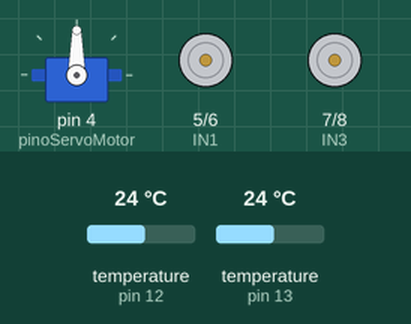
Recording of a sketch running on a simulated Arduino Uno, built with avr-gcc and run on an emulated ATmega328P. On the bench: servo, motor-driver pin pairs drawn as motors (green arrow = first pin HIGH = forward, orange = second pin HIGH = backward, longer = more drive). The test bench sets the inputs (shaded band); at power-on: temperature (sensors on pin 12, pin 13) 24 °C.

Above: at 0.8 s.
At 9.4 s:
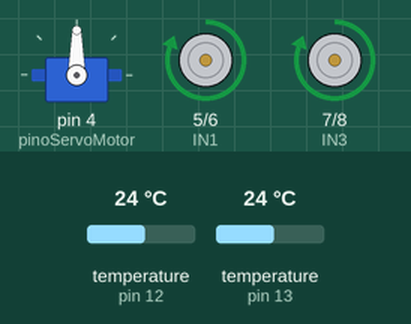
At 18.4 s:
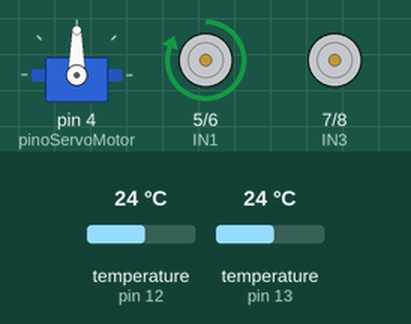
Timing chart, 0 to 27.3 s (numbered marks = the images above):
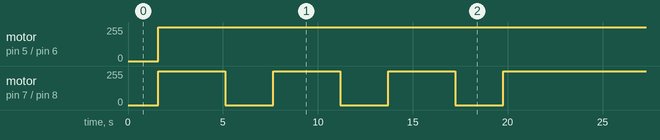

The sketch:

RoboBombeiroComDriver.ino
```cpp
#include <DallasTemperature.h>
#include <OneWire.h>
#include <Servo.h>
//Declarar Objeto

//Temperatura
float temperatura1;
float temperatura2;

#define pinoSensor1 12
#define pinoSensor2 13

OneWire sensor1(pinoSensor1);
OneWire sensor2(pinoSensor2);

DallasTemperature sensorHeh1(&sensor1);
DallasTemperature sensorHeh2(&sensor2);

DeviceAddress endereco_temp;


//Motores
//Bomba?
#define pinoBomba 9
//Servo
Servo SMotor;

#define pinoServoMotor 4

//Motor Dc
#define IN1 5  // Motor 1
#define IN2 6  // Motor 1
#define IN3 7  // Motor 2
#define IN4 8  // Motor 2

void setup() {
Serial.begin(9600);
//inicilizar motores
//Servo
SMotor.attach(pinoServoMotor);
pinMode(pinoServoMotor, OUTPUT);
//Dc
    pinMode(IN1, OUTPUT);
    pinMode(IN2, OUTPUT);
    pinMode(IN3, OUTPUT);
    pinMode(IN4, OUTPUT);


//Inicilizar Sensores
sensorHeh1.begin();
sensorHeh2.begin();
}


void andarMotor(int vel1, int vel2, int vel3, int vel4) {
    digitalWrite(IN1, vel1);
    digitalWrite(IN2, vel2);
    digitalWrite(IN3, vel3);
    digitalWrite(IN4, vel4);
}


float medirTemp(DallasTemperature sensor) {

sensor.requestTemperatures();
float temperatura = sensor.getTempC(endereco_temp);
return temperatura;
}


void loop() {


if(!sensorHeh1.getAddress(endereco_temp, 0)){
}else if(!sensorHeh2.getAddress(endereco_temp, 0)){
temperatura1 = medirTemp(sensorHeh1);
temperatura2 = medirTemp(sensorHeh2);
}

while(temperatura1 <= 35 && temperatura2 <= 35 ){
temperatura1 = medirTemp(sensorHeh1);
temperatura2 = medirTemp(sensorHeh2);
 andarMotor(HIGH,LOW,HIGH,LOW);
   delay(2000);
  temperatura1 = medirTemp(sensorHeh1);
  temperatura2 = medirTemp(sensorHeh2);
   andarMotor(HIGH,LOW,LOW,LOW);
   delay(1000);
   temperatura1 = medirTemp(sensorHeh1);
temperatura2 = medirTemp(sensorHeh2);
 andarMotor(HIGH,LOW,HIGH,LOW);
   delay(2000);
  temperatura1 = medirTemp(sensorHeh1);
  temperatura2 = medirTemp(sensorHeh2);
   andarMotor(HIGH,LOW,LOW,LOW);
   delay(1000);
   temperatura1 = medirTemp(sensorHeh1);
temperatura2 = medirTemp(sensorHeh2);
 andarMotor(HIGH,LOW,HIGH,LOW);
   delay(2000);
  temperatura1 = medirTemp(sensorHeh1);
  temperatura2 = medirTemp(sensorHeh2);
   andarMotor(HIGH,LOW,LOW,LOW);
   delay(1000);
   temperatura1 = medirTemp(sensorHeh1);
temperatura2 = medirTemp(sensorHeh2);
 andarMotor(HIGH,LOW,HIGH,LOW);
   delay(4000);

}

if(temperatura1 > 35 && temperatura2 > 35 ){
SMotor.write(90);
digitalWrite(pinoBomba, HIGH);
delay(2000);
digitalWrite(pinoBomba, LOW);
}else if(temperatura1 > 35){
SMotor.write(180);
digitalWrite(pinoBomba, HIGH);
delay(2000);
digitalWrite(pinoBomba, LOW);
}else if(temperatura2 > 35){
SMotor.write(0);
digitalWrite(pinoBomba, HIGH);
delay(2000);
digitalWrite(pinoBomba, LOW);
}


}
```

Measured:
- by itself, motor on pin 5 (IN1) / pin 6 (IN2): stopped → forward 255/255 at 1.6 s
- by itself, motor on pin 7 (IN3) / pin 8 (IN4): repeats every 23.7 s: 2 × (stopped 2.5 s, forward 255/255 3.5 s), stopped 2.5 s, forward 255/255 9.1 s
